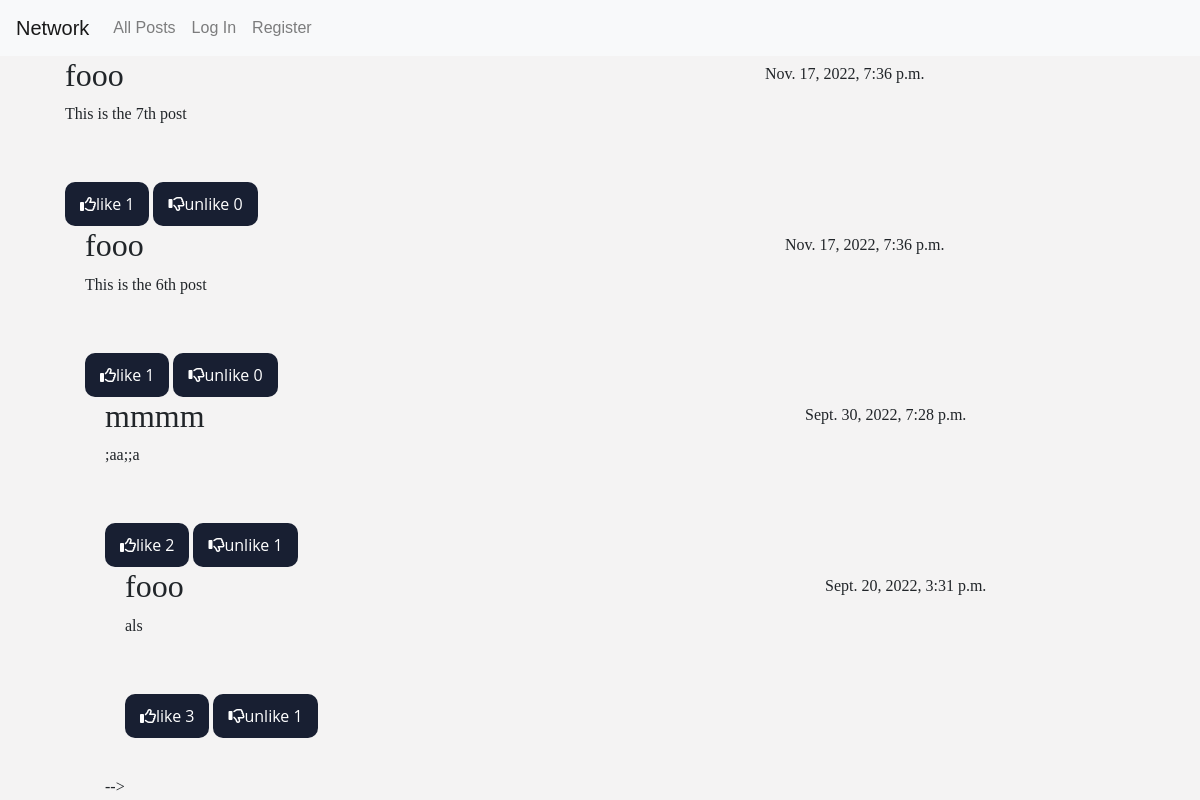
The page / on the database its author committed.
### network/models.py (models this page shows)
class posts(models.Model):
    post = models.CharField(max_length=500)
    writer = models.ForeignKey("User", on_delete=models.CASCADE, related_name="writer")
    timestamp = models.DateTimeField(auto_now_add=True)
    likers = models.ManyToManyField("User",  related_name="liker" , default= None, blank=True)
    unlikers = models.ManyToManyField ("User", related_name="unliker" , default= None, blank=True)

class User(AbstractUser):
    pass

### network/views.py (the view)
# urls.py: path("", views.index, name="index"),
def index(request):
    allposts = posts.objects.all().order_by('-timestamp')
    p = Paginator(posts.objects.all().order_by('-timestamp'), 4)
    page = request.GET.get('page')
    postss = p.get_page(page)
    user = request.user
    nums = "a" * postss.paginator.num_pages
    return render(request, "network/index.html",{"allposts": allposts, 'posts':postss, 'nums':nums, user: 'user'})

### network/templates/network/index.html (shortened to what this page needs)
{% extends "network/layout.html" %}
{% block body %}
<div class="container">
    {% for post in posts %}
    <div class="div">
    <h2>{{post.writer}}</h2>
    <p class="post">{{post.post}}</p>
    <p class="time">{{post.timestamp}}</p>
        <div class="like">
    {% if request.user in post.likers.all %}
    <button value = "liked__btn"class="liked__btn" id={{post.id}}>
        <span id="icon"><i class="fa-regular fa-thumbs-up"></i></span>liked
            <span id="count">{{post.likers.all.count}}</span>
    </button>
    {% else %}
    <button value = "like__btn" class="like__btn" id={{post.id}}>
        <span id="icon"><i class="fa-regular fa-thumbs-up"></i></span>like
            <span id="count">{{post.likers.all.count}}</span>
    </button>
    {% endif %}
    {% if request.user in post.unlikers.all %}
    <button value = "unliked__btn" class="unliked__btn" id={{post.id}}>
        <span id="icon"><i class="fa-regular fa-thumbs-down"></i></span>unliked
            <span id="count">{{post.unlikers.all.count}}</span>
    </button>
    {% else %}
    <button value = "unlike__btn" class="unlike__btn" id={{post.id}}>
        <span id="icon"><i class="fa-regular fa-thumbs-down"></i></span>unlike
            <span id="count">{{post.unlikers.all.count}}</span>
    </button>
    {% endif %}
    {%endfor %}
</div>    <hr>
    </div>
    <div class="nav">
 -->
</div>
</div>
{% endblock %}

### network/templates/network/layout.html (shortened to what this page needs)
{% load static %}
<!DOCTYPE html>
<html lang="en">
    <head>
        <link rel="stylesheet" href="https://stackpath.bootstrapcdn.com/bootstrap/4.4.1/css/bootstrap.min.css">
        <link href="{% static 'network/styles.css' %}" rel="stylesheet">
    </head>
    <body>
        <nav class="navbar navbar-expand-lg navbar-light bg-light" id="hk">
            <a class="navbar-brand" href="#">Network</a>
            <div>
              <ul class="navbar-nav mr-auto">
                <li class="nav-item">
                  <a class="nav-link" href="{% url 'index' %}">All Posts</a>
                </li>
                {% if user.is_authenticated %}
                    <li class="nav-item">
                        <a class="nav-link" href="{% url 'following' user.id %}">Following</a>
                    </li>
                    <li class="nav-item">
                        <a class="nav-link" href="{% url 'logout' %}">Log Out</a>
                    </li>
                {% else %}
                    <li class="nav-item">
                        <a class="nav-link" href="{% url 'login' %}">Log In</a>
                    </li>
                    <li class="nav-item">
                        <a class="nav-link" href="{% url 'register' %}">Register</a>
                    </li>
                {% endif %}
              </ul>
            </div>
          </nav>
        <div class="body">
            {% block body %}
            {% endblock %}
        </div>
    </body>
</html>

### network/static/network/styles.css (style rules this page uses)
.container { padding-left: 15px; padding-right: 15px; margin-left: auto; margin-right: auto; }
@media (min-width:768px) { .container { width:750; } }
@media (min-width:992px) { .container { width: 970px; } }
@media (min-width: 1200px) { .container { width:1170px } }
body { margin-top: 0px; font-family: 'Josefin Sans', sans-serif; background-color:rgba(189, 184, 184, 0.163); }

### network/templates/network/layout.html (style rules this page uses)
#hk { background-color: rgb(24, 31, 50); }

### network/templates/network/index.html (style rules this page uses)
.div { display:flex; justify-content: center; align-items: flex-start; flex-direction: column; margin-left:20px; font-family:Georgia, 'Times New Roman', Times, serif; }
.like__btn { padding: 10px 15px; background: rgb(24, 31, 50); font-size: 16px; font-family:'Open Sans', 'sans-serif'; border:none; color:white; border-radius: 10px; cursor: pointer; outline:none; }
.unlike__btn { padding: 10px 15px; background: rgb(24, 31, 50); font-size: 16px; font-family:'Open Sans', 'sans-serif'; border:none; color:white; border-radius: 10px; cursor: pointer; outline:none; }
.nav { position:absolute; bottom:1px; }
.time { position:relative; left: 700px; bottom: 80px; }

### rows shown on the page
posts: writer "fooo", post "This is the 7th post", timestamp "Nov. 17, 2022, 7:36 p.m.", likers.all.count "1", unlikers.all.count "0"
posts: writer "fooo", post "This is the 6th post", timestamp "Nov. 17, 2022, 7:36 p.m.", likers.all.count "1", unlikers.all.count "0"
posts: writer "mmmm", post ";aa;;a", timestamp "Sept. 30, 2022, 7:28 p.m.", likers.all.count "2", unlikers.all.count "1"
posts: writer "fooo", post "als", timestamp "Sept. 20, 2022, 3:31 p.m.", likers.all.count "3", unlikers.all.count "1"
